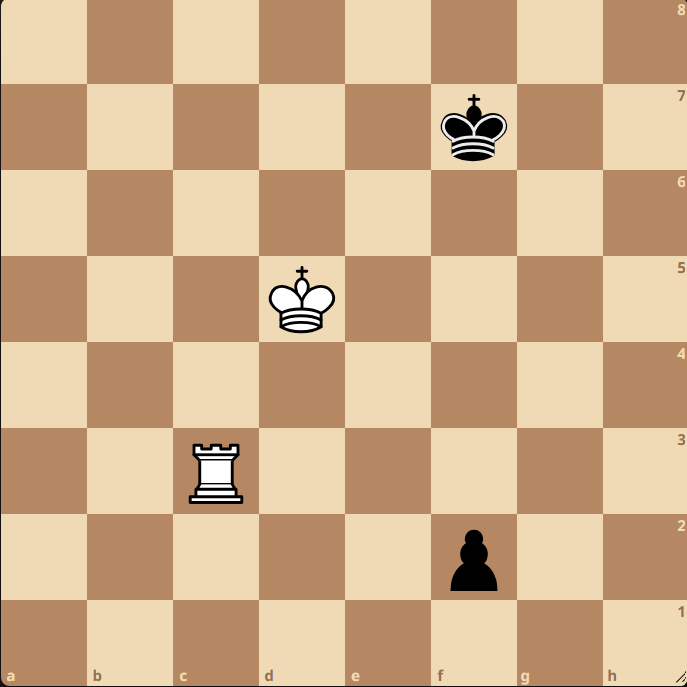
#> input picture pruebas-nuevas/nuevo1.png, 687 x 687 px
$ python -i tablero.py   (imports and definitions only)
#> lines starting #> are read from the running program, lines starting #| are printed output that depends on the picture; after the words box and inside, x2 and y2 are one past the last pixel; in counts of white or black regions, pixels touching at a corner belong together
"""Localización del tablero, división en 64 casillas y detección de estilo.

Este módulo implementa la primera etapa del Modulo_Reconocimiento
(Requisitos 2.1, 2.2, 2.3, 2.6): tomar una imagen decodificada con OpenCV,
localizar el área rectangular del tablero de ajedrez, recortarla a un cuadrado
normalizado, dividirla en las 64 casillas (8 filas x 8 columnas) y detectar si
el diagrama es de estilo *color digital* (piezas vectoriales sobre tablero
verde/crema, como los de ``ejemplos/braille/``) o de estilo *libro en blanco y
negro* (diagramas de imprenta, como los de ``ejemplos/audio/``).

La localización depende del estilo (enfoque validado en ``docs/prototipo_vision.py``):

- **Color digital**: se recortan los márgenes blancos/uniformes alrededor del
  tablero (columnas y filas con suficiente proporción de píxeles "no blancos") y
  se reescala el recorte al tamaño normalizado.
- **Libro en blanco y negro**: se localiza el marco negro grueso del diagrama y
  se recorta por dentro (dejando fuera el número del diagrama y los márgenes),
  midiendo el grosor del marco, y se reescala con interpolación cúbica.

Este cambio de enfoque corrige los fallos diagnosticados en
``docs/diagnostico_vision.md`` (perspectivas deformadas y rejillas desplazadas):
en vez de buscar un cuadrilátero y aplicar ``warpPerspective`` —que se torcía con
flechas o casillas resaltadas—, se recorta directamente el área del tablero según
su estilo, que es mucho más estable en estos ejemplos.

Aquí NO se clasifica el contenido de cada casilla (vacía/no vacía es la tarea
10; el reconocimiento de pieza por siluetas es la tarea 12). Esta etapa se limita
a localizar, dividir y detectar el estilo.

Importante sobre la orientación: la numeración de rejilla que se asigna aquí es
una numeración *por defecto* (fila 1 abajo, columna ``a`` a la izquierda desde
la perspectiva de la imagen). La corrección de la orientación real del tablero
(cuando está visto desde el lado de las negras) la realiza después el
Modulo_Orientacion; esta etapa solo divide el área localizada en 8x8.

Si no se localiza ningún tablero, se lanza :class:`TableroNoDetectadoError`, de
modo que el flujo rechace el procesamiento y NO genere ninguna posición
(Requisito 2.2).

Todos los nombres, comentarios y mensajes van en español, según las reglas del
proyecto (regla 15).
"""

from __future__ import annotations

from dataclasses import dataclass
from typing import Dict, Tuple

import cv2
import numpy as np

from modulos.posicion import COLUMNAS, FILAS, iterar_casillas


# ---------------------------------------------------------------------------
# Excepción de dominio
# ---------------------------------------------------------------------------

class TableroNoDetectadoError(Exception):
    """Se lanza cuando no se localiza ningún tablero 8x8 en la imagen.

    Su mensaje va en español y es apto para mostrarse al usuario. Al lanzarse,
    el Modulo_Reconocimiento rechaza el procesamiento y no genera ninguna
    posición (Requisito 2.2).
    """

    # [5 lines left out: function __init__, not called in this run]


# ---------------------------------------------------------------------------
# Constantes de configuración de la localización
# ---------------------------------------------------------------------------

# Lado en píxeles del cuadrado al que se normaliza el tablero. Es múltiplo de 8
# para que las 64 casillas queden con un tamaño entero idéntico (cada casilla
# mide LADO_TABLERO_NORMALIZADO / 8 = 80 píxeles).
LADO_TABLERO_NORMALIZADO = 640

# Umbral de saturación media (canal S de HSV, escala 0-255) por encima del cual
# se considera que la imagen tiene color apreciable y es, por tanto, de estilo
# "color digital". Por debajo se considera esencialmente en escala de grises
# (estilo "libro b/n"). El valor separa con holgura los tableros verdes/crema de
# ``ejemplos/braille/`` de los diagramas grises de ``ejemplos/audio/``.
_UMBRAL_SATURACION_COLOR = 30.0

# Localización digital: un píxel se considera "no blanco" (parte del tablero) si
# su gris es inferior a este valor. Los márgenes blancos de la imagen quedan por
# encima y se recortan.
_UMBRAL_NO_BLANCO = 245

# Proporción mínima de píxeles "no blancos" que debe tener una fila/columna para
# considerarla parte del tablero digital (y no un margen uniforme).
_PROPORCION_NO_BLANCO = 0.5

# Localización de libro: un píxel se considera "negro" (parte del marco) si su
# gris es inferior a este valor.
_UMBRAL_NEGRO_MARCO = 110

# Proporción mínima de píxeles negros de una fila/columna para considerarla parte
# del marco negro grueso del diagrama de imprenta.
_PROPORCION_MARCO = 0.6

# Proporción mínima de píxeles de borde (Canny) que debe tener el área localizada
# para aceptarla como tablero. Descarta imágenes uniformes o casi vacías (p. ej.
# una imagen en blanco), que no contienen la estructura de rejilla y piezas de un
# tablero real (Requisito 2.2).
_PROPORCION_BORDES_MINIMA = 0.01

# Nombres de los dos estilos admitidos.
ESTILO_COLOR_DIGITAL = "color_digital"
ESTILO_LIBRO_BYN = "libro_byn"


# ---------------------------------------------------------------------------
# Estructura de una casilla dentro de la rejilla
# ---------------------------------------------------------------------------

@dataclass
class Casilla:
    """Una de las 64 casillas de la rejilla del tablero localizado.

    - ``columna``: letra ``a``–``h`` (numeración de rejilla por defecto,
      columna ``a`` a la izquierda de la imagen).
    - ``fila``: entero ``1``–``8`` (numeración de rejilla por defecto, fila 1
      abajo en la imagen).
    - ``imagen``: recorte ``np.ndarray`` de la casilla dentro del tablero ya
      normalizado.
    - ``limites``: caja ``(x0, y0, x1, y1)`` del recorte dentro del tablero
      normalizado, en píxeles.

    La numeración es provisional: el Modulo_Orientacion podrá reinterpretarla
    al corregir la orientación real del tablero.
    """

    columna: str
    fila: int
    imagen: np.ndarray
    limites: Tuple[int, int, int, int]

    # [4 lines left out: function casilla, not called in this run]


# ---------------------------------------------------------------------------
# Detección del estilo del diagrama
# ---------------------------------------------------------------------------

def detectar_estilo(imagen: np.ndarray) -> str:
    """Detecta si ``imagen`` es de estilo color digital o libro en blanco y negro.

    Heurística simple basada en la saturación de color: se convierte la imagen a
    HSV y se calcula la saturación media (canal S). Si supera
    :data:`_UMBRAL_SATURACION_COLOR`, la imagen tiene color apreciable y se
    clasifica como :data:`ESTILO_COLOR_DIGITAL` (tableros verdes/crema de
    ``ejemplos/braille/``). En caso contrario es esencialmente escala de grises y
    se clasifica como :data:`ESTILO_LIBRO_BYN` (diagramas de ``ejemplos/audio/``).

    Acepta tanto la imagen completa como el área ya recortada del tablero
    (Requisito 2.6). Es el mismo criterio (``es_color``) del prototipo validado.

    :param imagen: matriz BGR de OpenCV.
    :returns: ``"color_digital"`` o ``"libro_byn"``.
    """
    if imagen is None or not isinstance(imagen, np.ndarray) or imagen.size == 0:
        raise TableroNoDetectadoError()

    if imagen.ndim != 3 or imagen.shape[2] != 3:
        # Una imagen de un solo canal no tiene color: es libro en blanco y negro.
        return ESTILO_LIBRO_BYN

    hsv = cv2.cvtColor(imagen, cv2.COLOR_BGR2HSV)
    saturacion_media = float(hsv[:, :, 1].mean())

    if saturacion_media > _UMBRAL_SATURACION_COLOR:
        return ESTILO_COLOR_DIGITAL
    return ESTILO_LIBRO_BYN


# ---------------------------------------------------------------------------
# Localización del tablero por estilo
# ---------------------------------------------------------------------------

def _localizar_digital(imagen: np.ndarray) -> np.ndarray:
    """Recorta los márgenes blancos/uniformes de un tablero de color digital.

    Convierte a gris, marca los píxeles "no blancos" (parte del tablero) y se
    queda con el rango de filas y columnas cuya proporción de "no blanco" supera
    :data:`_PROPORCION_NO_BLANCO`. Después reescala el recorte al tamaño
    normalizado. Reproduce ``localizar_digital`` del prototipo validado.
    """
    gris = cv2.cvtColor(imagen, cv2.COLOR_BGR2GRAY)
    no_blanco = gris < _UMBRAL_NO_BLANCO
    filas = np.where(no_blanco.mean(axis=1) > _PROPORCION_NO_BLANCO)[0]
    columnas = np.where(no_blanco.mean(axis=0) > _PROPORCION_NO_BLANCO)[0]
    if len(filas) and len(columnas):
        imagen = imagen[filas[0] : filas[-1] + 1, columnas[0] : columnas[-1] + 1]
    return cv2.resize(imagen, (LADO_TABLERO_NORMALIZADO, LADO_TABLERO_NORMALIZADO))


# [47 lines left out: functions _grosor_marco, _localizar_libro, not called in this run]


def _parece_tablero(area: np.ndarray) -> bool:
    """Indica si ``area`` presenta suficiente estructura para ser un tablero.

    Exige una proporción mínima de píxeles de borde (Canny). Una imagen uniforme
    o casi vacía —por ejemplo una imagen en blanco— no la supera y se rechaza como
    tablero (Requisito 2.2).
    """
    if area is None or area.size == 0:
        return False
    if area.ndim == 3:
        gris = cv2.cvtColor(area, cv2.COLOR_BGR2GRAY)
    else:
        gris = area
    bordes = cv2.Canny(gris, 50, 150)
    proporcion = float(np.count_nonzero(bordes)) / float(bordes.size)
    return proporcion >= _PROPORCION_BORDES_MINIMA


def localizar_tablero(imagen: np.ndarray) -> np.ndarray:
    """Localiza el área del tablero en ``imagen`` y la devuelve normalizada.

    Decide la localización según el estilo detectado (Requisito 2.1):

    - **color digital**: recorta los márgenes blancos/uniformes alrededor del
      tablero (:func:`_localizar_digital`);
    - **libro b/n**: localiza el marco negro grueso y recorta por dentro
      (:func:`_localizar_libro`).

    En ambos casos devuelve un recorte cuadrado de lado
    :data:`LADO_TABLERO_NORMALIZADO` píxeles, listo para dividir en 8x8.

    Lanza :class:`TableroNoDetectadoError` si la imagen no es válida o si el área
    resultante no presenta estructura de tablero (imagen en blanco, etc.), para
    rechazar el procesamiento sin generar ninguna posición (Requisito 2.2).

    :param imagen: matriz BGR de OpenCV (``np.ndarray`` de 3 canales).
    :returns: recorte cuadrado del tablero normalizado (área 640x640).
    """
    if imagen is None or not isinstance(imagen, np.ndarray) or imagen.size == 0:
        raise TableroNoDetectadoError()

    if imagen.ndim != 3 or imagen.shape[2] != 3:
        raise TableroNoDetectadoError()

    alto, ancho = imagen.shape[:2]
    if alto < 8 or ancho < 8:
        # Demasiado pequeña para contener 64 casillas distinguibles.
        raise TableroNoDetectadoError()

    try:
        if detectar_estilo(imagen) == ESTILO_COLOR_DIGITAL:
            area = _localizar_digital(imagen)
        else:
            area = _localizar_libro(imagen)
    except cv2.error as error:  # Recorte degenerado (imagen sin marco, etc.).
        raise TableroNoDetectadoError() from error

    if area is None or area.size == 0 or not _parece_tablero(area):
        # El área no tiene estructura de tablero (imagen en blanco o uniforme).
        raise TableroNoDetectadoError()

    return area


# ---------------------------------------------------------------------------
# División en 64 casillas
# ---------------------------------------------------------------------------

# [48 lines left out: function dividir_en_64, not called in this run]

>>> import cv2
>>> picture = cv2.imread('../../pruebas-nuevas/nuevo1.png')
#> picture is the input picture: shape (687, 687, 3); mean B, G, R 138.7, 174.3, 207.5
>>> result = localizar_tablero(picture)
#> in detectar_estilo, `hsv = cv2.cvtColor(imagen, cv2.COLOR_BGR2HSV)`: hsv: shape (687, 687, 3); mean H, S, V 15.7, 87.7, 207.5
#> in detectar_estilo, `saturacion_media = float(hsv[:, :, 1].mean())`: saturacion_media = 87.71
#> in _localizar_digital, `gris = cv2.cvtColor(imagen, cv2.COLOR_BGR2GRAY)`:
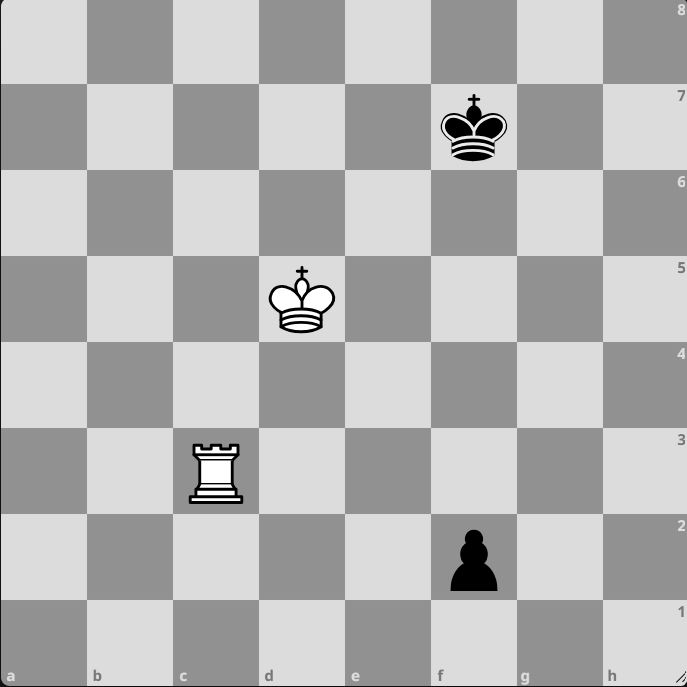
#> gris: shape (687, 687); min 0, max 255, mean 180.2
#> in _localizar_digital, `no_blanco = gris < _UMBRAL_NO_BLANCO`:
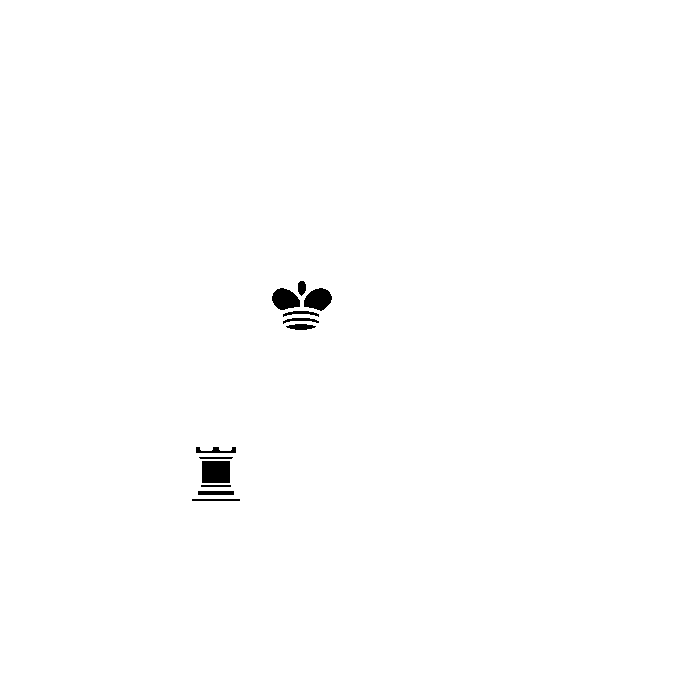
#> no_blanco: shape (687, 687) bool; 99.5% white; 12 black regions, largest, box (x1, y1, x2, y2) and area: (202, 461, 230, 483) 616, (304, 288, 332, 311) 458, (272, 288, 300, 310) 448
#> in _localizar_digital, `filas = np.where(no_blanco.mean(axis=1) > _PROPORCION_NO_BLANCO)[0]`: filas = 687 values from 0 to 686
#> in _parece_tablero, `bordes = cv2.Canny(gris, 50, 150)`:
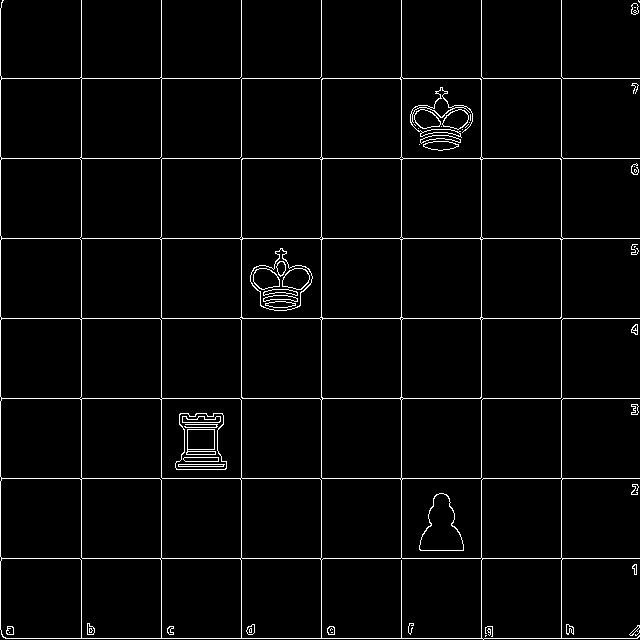
#> bordes: shape (640, 640); 3.2% white in thin lines or dots
#> in _parece_tablero, `proporcion = float(np.count_nonzero(bordes)) / float(bordes.size)`: proporcion = 0.0319

$ run again, on pruebas-nuevas/nuevo2.png
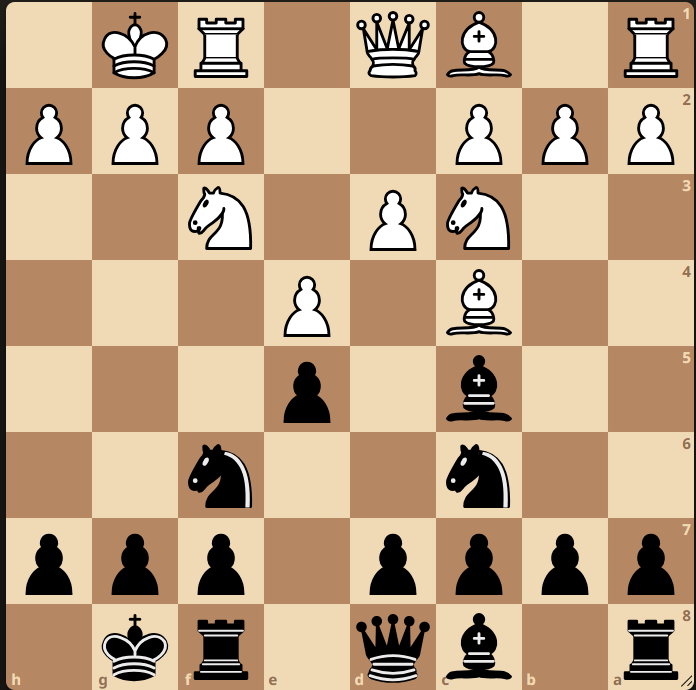
#> input picture pruebas-nuevas/nuevo2.png, 696 x 690 px
#> picture is the input picture: shape (690, 696, 3); mean B, G, R 130.7, 161.5, 190.2
#> hsv: shape (690, 696, 3); mean H, S, V 13.9, 76.8, 190.2
#> saturacion_media = 76.82
#> in _localizar_digital, `no_blanco = gris < _UMBRAL_NO_BLANCO`:
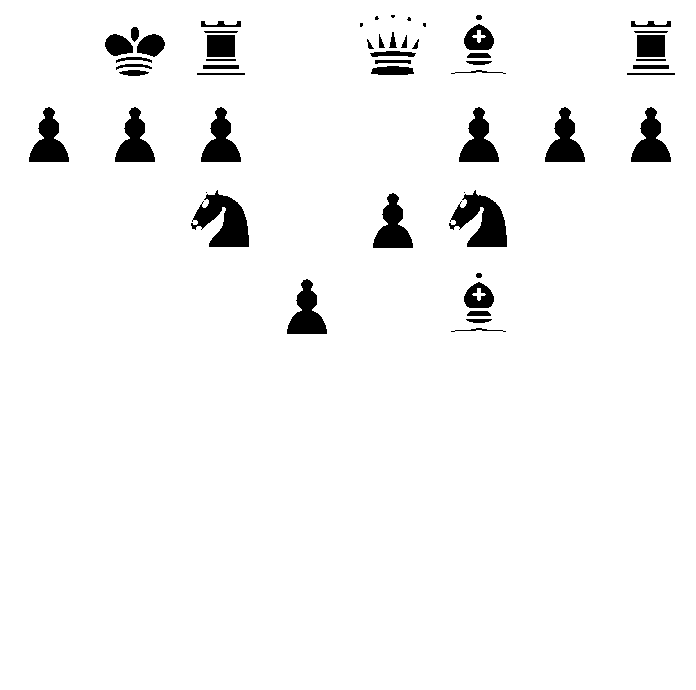
#> no_blanco: shape (690, 696) bool; 96% white; 53 black regions (7 under 20 px), largest, box (x1, y1, x2, y2) and area: (191, 190, 249, 247) 1856, (449, 190, 507, 247) 1855, (29, 107, 69, 162) 1197
#> filas = 690 values from 0 to 689
#> columnas = 696 values from 0 to 695
#> in _parece_tablero, `bordes = cv2.Canny(gris, 50, 150)`:
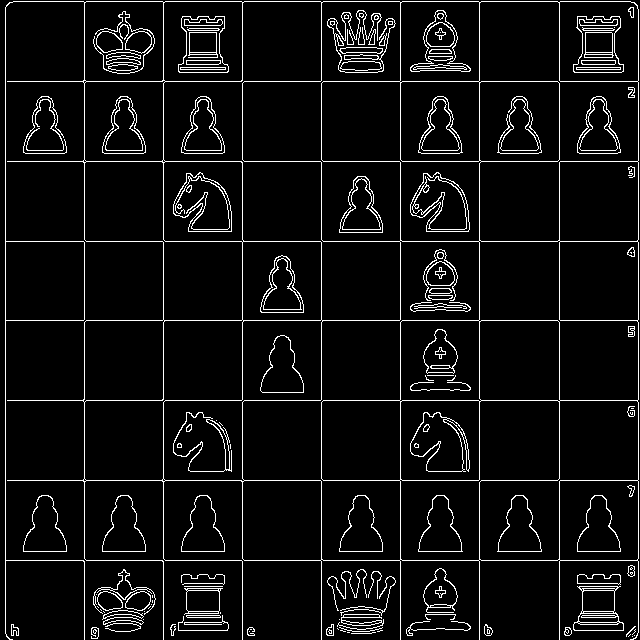
#> bordes: shape (640, 640); 6.3% white in thin lines or dots
#> proporcion = 0.0626

$ run again, on pruebas-nuevas/nuevo3.png
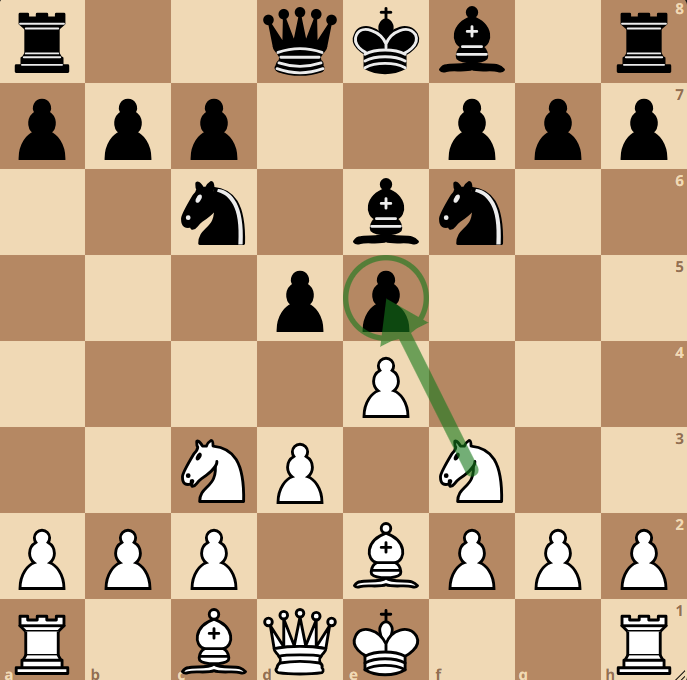
#> input picture pruebas-nuevas/nuevo3.png, 687 x 680 px
#> picture is the input picture: shape (680, 687, 3); mean B, G, R 131.8, 163.3, 191.7
#> hsv: shape (680, 687, 3); mean H, S, V 14.2, 77.8, 192.1
#> saturacion_media = 77.76
#> in _localizar_digital, `no_blanco = gris < _UMBRAL_NO_BLANCO`:
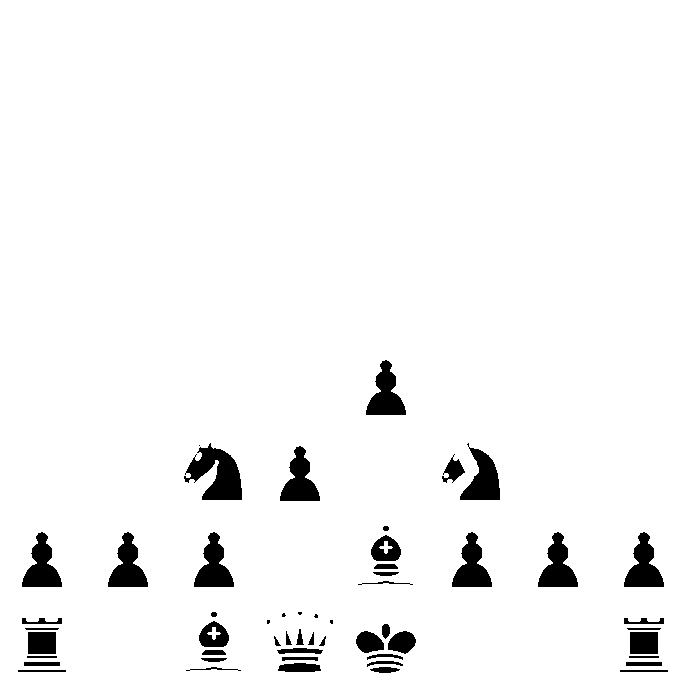
#> no_blanco: shape (680, 687) bool; 95.9% white; 53 black regions (6 under 20 px), largest, box (x1, y1, x2, y2) and area: (184, 443, 242, 500) 1855, (460, 443, 500, 500) 1238, (366, 360, 406, 415) 1197
#> filas = 680 values from 0 to 679
#> columnas = 687 values from 0 to 686
#> in _parece_tablero, `bordes = cv2.Canny(gris, 50, 150)`:
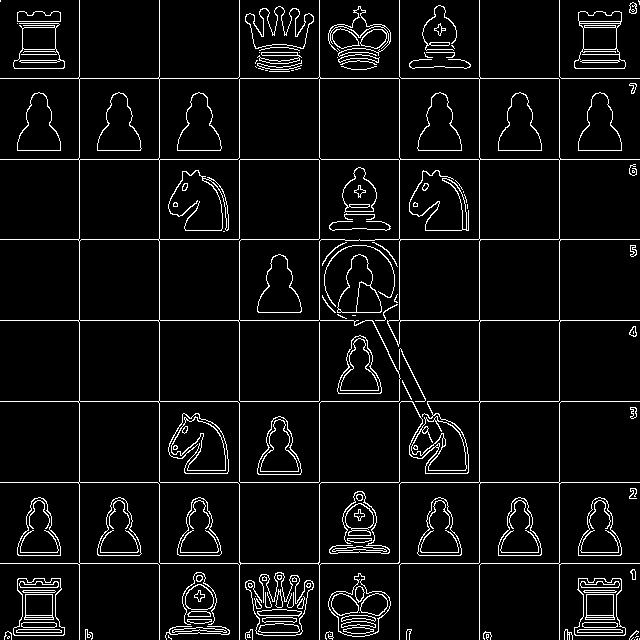
#> bordes: shape (640, 640); 6% white in thin lines or dots
#> proporcion = 0.0604
